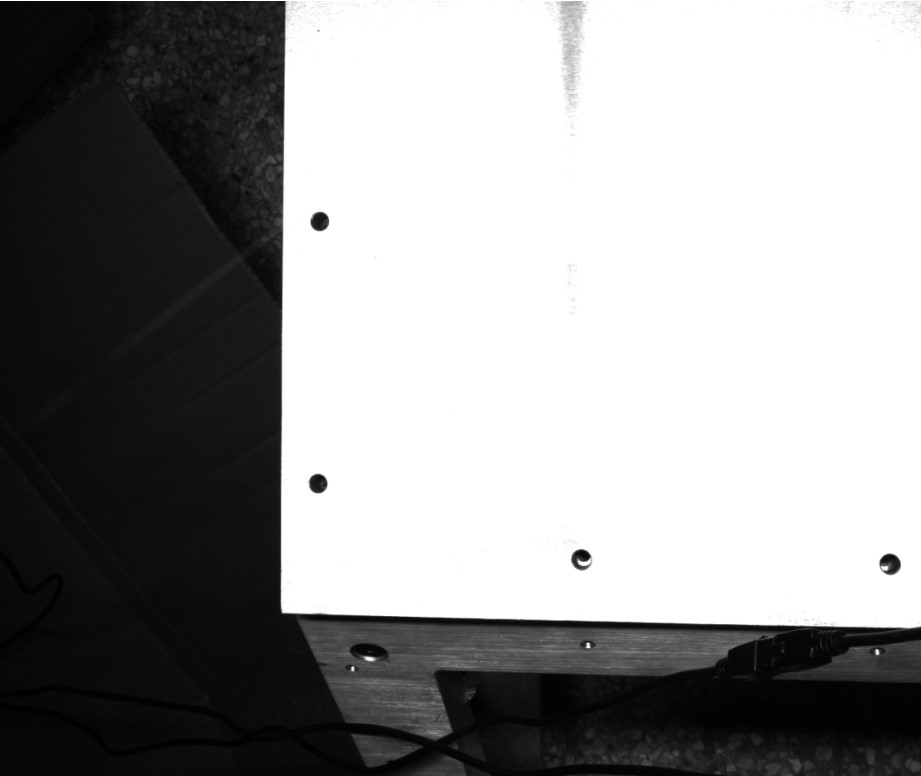
#> input picture opencv-demo/myexploer/images/circle.jpg, 921 x 776 px, found by its file name; its folder holds only this picture in this run
$ python rotate.py
#> lines starting #> are read from the running program, lines starting #| are printed output that depends on the picture; after the words box and inside, x2 and y2 are one past the last pixel; in counts of white or black regions, pixels touching at a corner belong together
import numpy as np
import cv2
import time
import os
from PIL import Image
def rotate_and_resize_roi(img1, theta, scale_ratio=1):
    img = img1.copy()
    _rotateCenter = (np.shape(img)[1]//2, np.shape(img)[0]//2)#旋转中心
    _img_size = (np.shape(img)[1], np.shape(img)[0])#变换后的大小

    _R = cv2.getRotationMatrix2D(_rotateCenter, theta, scale_ratio) #计算旋转的仿射变换矩阵
    img_rotate = cv2.warpAffine(img, _R, _img_size)
    return theta, scale_ratio, img_rotate

src_imgs_path =  r'C:\Users\hp\Desktop\4_detection\images'
dst_imgs_path =  r"C:\Users\hp\Desktop\4_detection\0du"
bg_imgs_path = r"C:\Users\hp\Desktop\4_detection\bg"

imgs_name = []
for _item in os.listdir(src_imgs_path):
    if _item.split('.')[-1] in ['jpg', 'png', 'bmp', 'jpeg']:
        imgs_name.append(_item)

read_flag = True
i=0
legth = len(imgs_name)
theta=0
while(True):

    if read_flag:
        _name = imgs_name[i%legth]
        img = cv2.imread(os.path.join(src_imgs_path, _name))
#> img is the input picture: shape (776, 921, 3); min 0, max 255, mean 150.6
        bg = cv2.imread(os.path.join(bg_imgs_path, _name))
        read_flag = False

    img_copy = img.copy()
    _theta, _scale, img_rotate = rotate_and_resize_roi(img, theta, scale_ratio=1)

    _img2_arr_mask1 = np.logical_and(img_rotate[:,:,0] == 0 , img_rotate[:,:,1] == 0) # 求R和G通道bool矩阵的交集
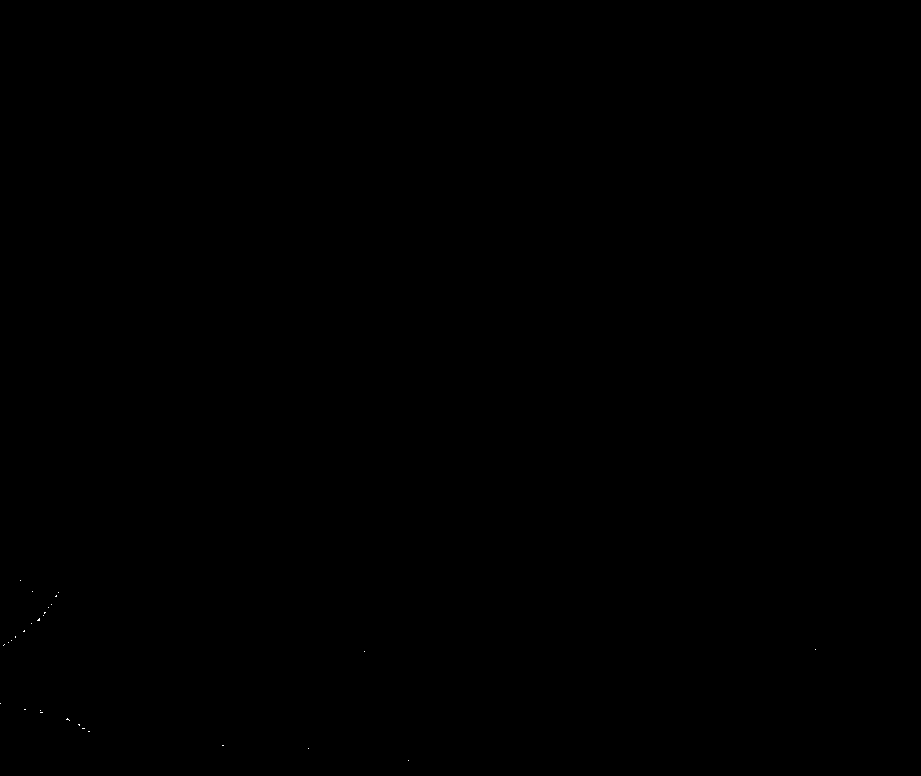
#> _img2_arr_mask1: shape (776, 921) bool; 0.01% white in thin lines or dots, all inside (x1, y1, x2, y2) = (0, 580, 816, 761)
    img2_arr_mask = np.logical_and(_img2_arr_mask1, img_rotate[:,:,2] == 0)
    img_rotate[img2_arr_mask] = bg[img2_arr_mask]


    cv2.namedWindow("FRAME", 0)
    cv2.namedWindow("rotate", 0)
    cv2.imshow('FRAME',img_copy)

    cv2.imshow('rotate', img_rotate)

    mykey = cv2.waitKey(30)
#> (key q is pressed here)
    if mykey & 0xFF == ord('a'):
        i = i-1
        read_flag = True
    if mykey & 0xFF == ord('d'):
        i = i+1
        read_flag = True
    if mykey & 0xFF == ord('r'):
        theta = theta+1
        theta=theta%360
    if mykey & 0xFF == ord('t'):
        theta = theta-1
        theta=theta%360
    if mykey & 0xFF == ord('w'):
        cv2.imwrite(os.path.join(dst_imgs_path, _name), img_rotate)
    if mykey & 0xFF == ord('q'):
        break
